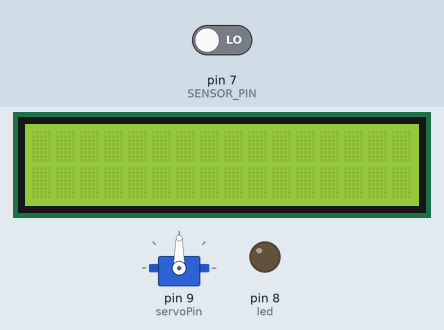
Bench run of a sketch on a simulated Arduino Uno, built with avr-gcc and run on an emulated ATmega328P. On the bench: 16×2 character LCD, servo, output pins drawn as LEDs (lit = HIGH). The test bench sets the inputs (shaded band); at power-on: pin 7 (SENSOR_PIN) LOW.

Above: at 1.2 s.
1.3 s: pin 7 (SENSOR_PIN) driven HIGH
At 2.3 s:
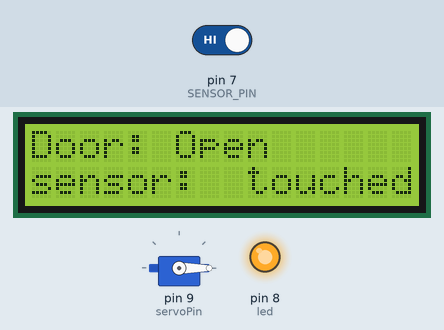
2.8 s: pin 7 (SENSOR_PIN) driven LOW
At 3.9 s:
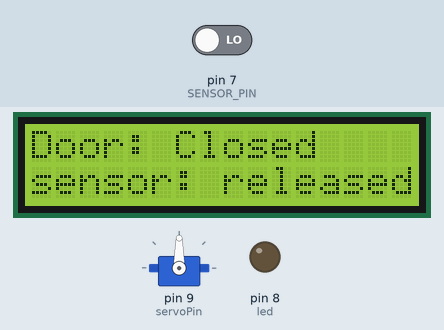
4.8 s: pin 7 (SENSOR_PIN) driven HIGH
At 6.1 s:
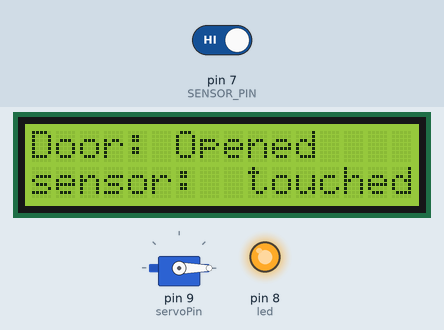
Timing chart, 0 to 7.8 s (numbered marks = the images above; inputs shaded):
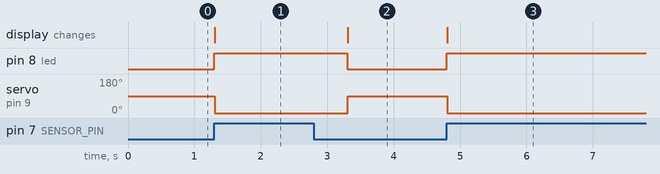

The sketch:

touch_sensor_lcd_servo.ino
```cpp
/*Code by Hassan Mkabana
 at Gearbox Academy
 made on 24/2/2020
 */
#include <LiquidCrystal.h>
#include <Adafruit_Sensor.h>
#include <dht.h>
 #include <Servo.h>
 int servoPin = 9;
 int led = 8;
const int rs = 12, en = 11, d4 = 5, d5 = 4, d6 = 3, d7 = 2;
LiquidCrystal lcd(rs, en, d4, d5, d6, d7);
// constants won't change. They're used here to set pin numbers:
const int SENSOR_PIN = 7;       // the Arduino's input pin that connects to the sensor's SIGNAL pin

// Variables will change:
int lastState = LOW;  // the previous state from the input pin
int currentState;     // the current reading from the input pin
 Servo servo1;

void setup() {
  lcd.begin(16, 2);
  // initialize serial communication at 9600 bits per second:
  Serial.begin(9600);
  // initialize the Arduino's pin as aninput
  pinMode(SENSOR_PIN, INPUT);
  pinMode(led, OUTPUT);
  servo1.attach(servoPin);

}

void loop() {
  lcd.setCursor(0,1);

  // read the state of the the input pin:
  currentState = digitalRead(SENSOR_PIN);
  if(lastState == LOW && currentState == HIGH){
    //Serial.println("The sensor is touched");
    digitalWrite(servoPin, LOW);
    digitalWrite(led,HIGH);
    servo1.write(0);
    lcd.print("sensor:  touched");
    lcd.setCursor(0,0);
    lcd.print("Door: Open");
    delay(2000);
     }


  else if(lastState == HIGH && currentState == LOW){
    //Serial.println("The sensor is is released");
    digitalWrite(servoPin, HIGH);
    digitalWrite(led, LOW);
    servo1.write(90);
   lcd.print("sensor: released");
    lcd.setCursor(0,0);
    lcd.print("Door: Closed");
   }

  // save the the last state
  lastState = currentState;

}
```

Measured:
- after the input at 1.3 s, pin 8 (led): LOW → HIGH at once; servo on pin 9 (servoPin): 90° → 0° at once; the display: changes at once (image 1)
- after the input at 2.8 s, pin 8 (led): HIGH → LOW after 0.50 s; servo on pin 9 (servoPin): 0° → 90° after 0.51 s; the display: changes after 0.51 s (image 2)
- after the input at 4.8 s, pin 8 (led): LOW → HIGH at once; servo on pin 9 (servoPin): 90° → 0° at once; the display: changes at once (image 3)
